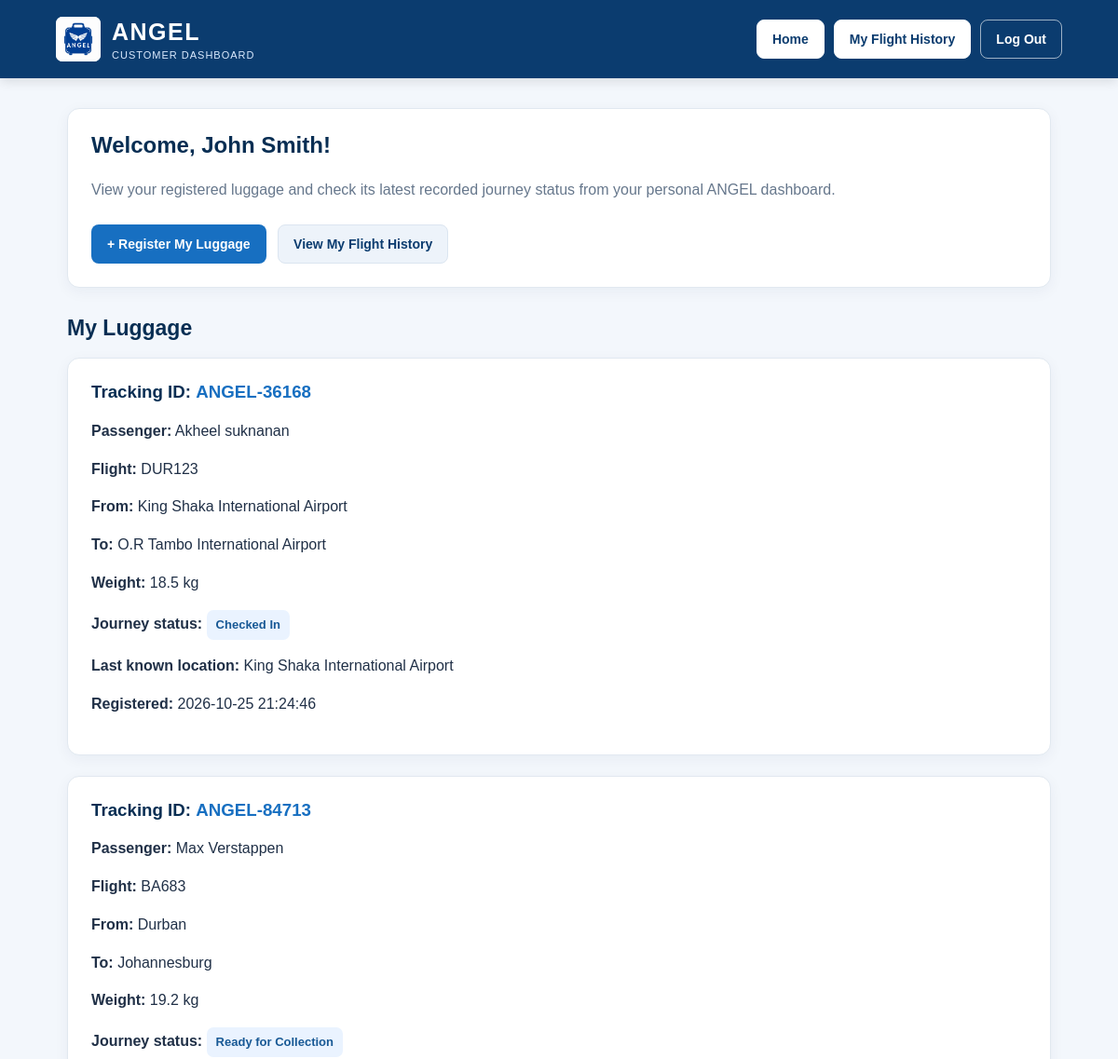
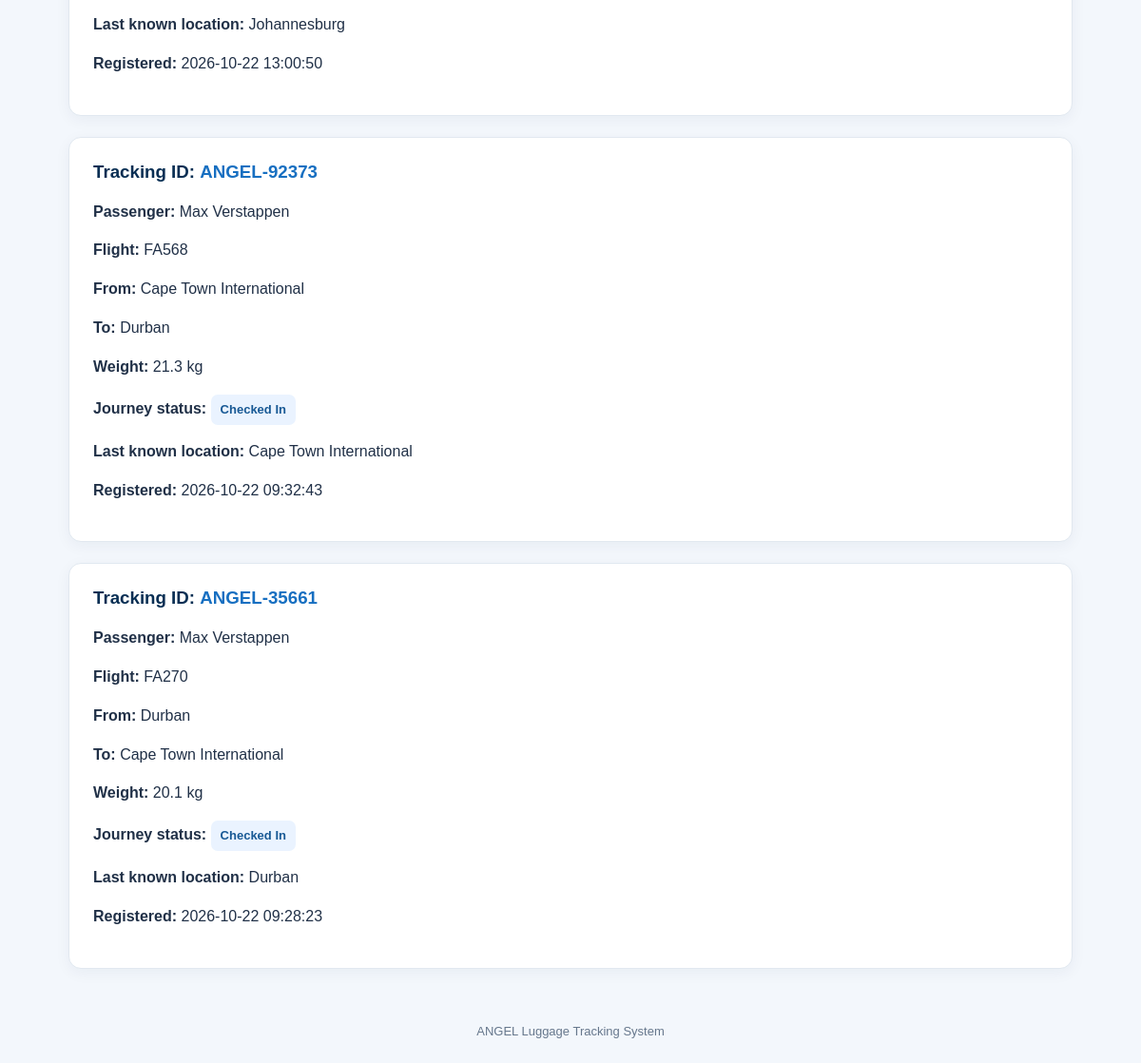
The page /user-dashboard (signed in) on the database as committed earlier (2 pictures, top to bottom).
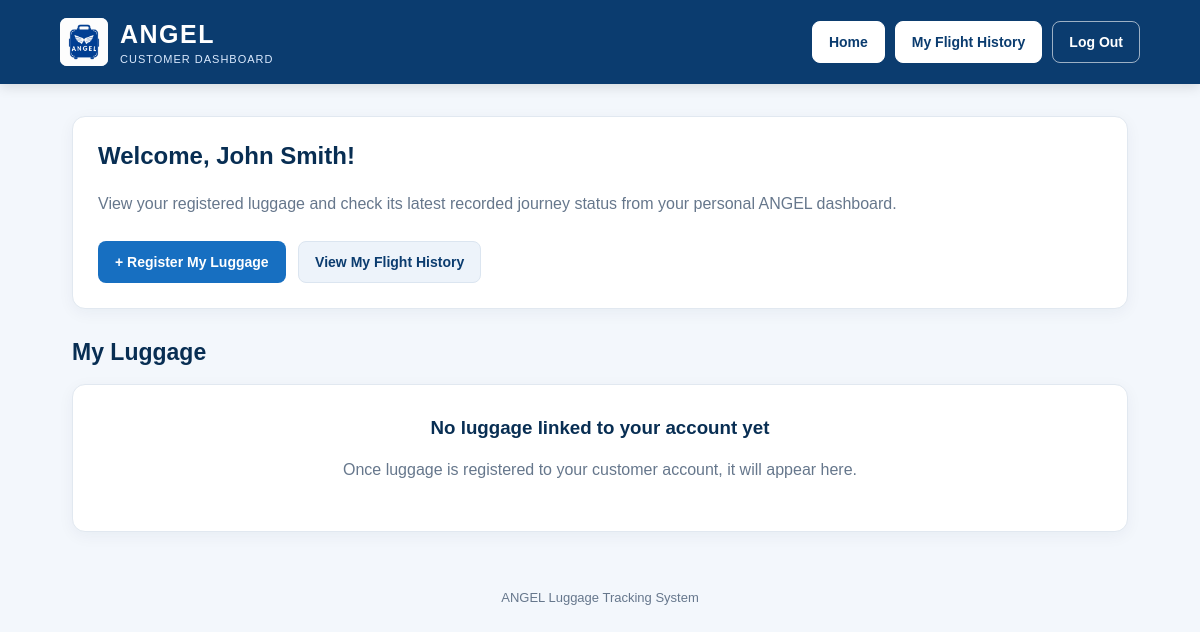
The same page on the database as committed later.
### tables this page shows
CREATE TABLE users (
            id INTEGER PRIMARY KEY AUTOINCREMENT,
            full_name TEXT NOT NULL,
            username TEXT UNIQUE NOT NULL,
            password_hash TEXT NOT NULL,
            status TEXT NOT NULL DEFAULT 'Active'
        );

CREATE TABLE luggage (
            id INTEGER PRIMARY KEY AUTOINCREMENT,
            tracking_id TEXT UNIQUE NOT NULL,
            passenger TEXT NOT NULL,
            flight TEXT NOT NULL,
            origin TEXT NOT NULL,
            destination TEXT NOT NULL,
            weight TEXT NOT NULL,
            status TEXT NOT NULL,
            location TEXT NOT NULL
        , journey_status TEXT, alert_status TEXT, registered_at TEXT, user_id INTEGER);

### app.py (the view)
@app.route("/user-dashboard")
def user_dashboard():
    if "user_id" not in session:
        return redirect(url_for("user_login"))
    connection = get_db()
    user = connection.execute("""
        SELECT id, full_name, status
        FROM users
        WHERE id = ?
    """, (session["user_id"],)).fetchone()
    if user is None or user["status"] != "Active":
        connection.close()
        session.pop("user_id", None)
        session.pop("user_name", None)
        flash("Your account is unavailable. Please contact support.")
        return redirect(url_for("user_login"))
    luggage = connection.execute("""
        SELECT tracking_id, passenger, flight, origin, destination,
               weight, status, location, journey_status, alert_status,
               registered_at
        FROM luggage
        WHERE user_id = ?
        ORDER BY id DESC
    """, (user["id"],)).fetchall()
    connection.close()
    return render_template(
        "user_dashboard.html",
        customer_name=user["full_name"],
        luggage=luggage
    )

### app.py (called while the page is built)
def get_db():
    connection = sqlite3.connect(DATABASE)
    connection.row_factory = sqlite3.Row
    return connection

### templates/user_dashboard.html (shortened to what this page needs)
<!DOCTYPE html>
<html lang="en">
<head>
    <link rel="stylesheet" href="{{ url_for('static', filename='css/mobile-responsive.css') }}">
</head>
<body>
<header class="dashboard-header">
    <a
        href="{{ url_for('home') }}"
        class="brand-link"
        aria-label="Return to ANGEL homepage"
        title="Return to homepage"
    >
        <img
            src="{{ url_for('static', filename='images/angel-logo.png') }}"
            alt=""
            onerror="this.style.display='none'"
        >
        <span class="brand-text">
            <strong>ANGEL</strong>
            <small>CUSTOMER DASHBOARD</small>
        </span>
    </a>
    <nav class="header-nav">
        <a href="{{ url_for('home') }}">
            Home
        </a>
        <a href="{{ url_for('flights') }}">
            My Flight History
        </a>
        <a
            href="{{ url_for('user_logout') }}"
            class="logout-button"
        >
            Log Out
        </a>
    </nav>
</header>
<main>
    <section class="welcome">
        <h1>Welcome, {{ customer_name }}!</h1>
        <p>
            View your registered luggage and check its latest recorded
            journey status from your personal ANGEL dashboard.
        </p>
        <a
            href="{{ url_for('register_customer_luggage') }}"
            class="button"
        >
            + Register My Luggage
        </a>
        <a
            href="{{ url_for('flights') }}"
            class="button button-secondary"
        >
            View My Flight History
        </a>
    </section>
    <h2 class="section-heading">My Luggage</h2>
    {% if luggage %}
        {% for bag in luggage %}
            <section class="luggage-card">
                <h3>
                    Tracking ID:
                    <span class="tracking-id">
                        {{ bag["tracking_id"] }}
                    </span>
                </h3>
                <p>
                    <strong>Passenger:</strong>
                    {{ bag["passenger"] }}
                </p>
                <p>
                    <strong>Flight:</strong>
                    {{ bag["flight"] or "Not recorded" }}
                </p>
                <p>
                    <strong>From:</strong>
                    {{ bag["origin"] or "Not recorded" }}
                </p>
                <p>
                    <strong>To:</strong>
                    {{ bag["destination"] or "Not recorded" }}
                </p>
                <p>
                    <strong>Weight:</strong>
                    {{ bag["weight"] or "Not recorded" }}
                </p>
                <p>
                    <strong>Journey status:</strong>
                    <span class="status">
                        {{ bag["journey_status"] or bag["status"] or "Unknown" }}
                    </span>
                </p>
                <p>
                    <strong>Last known location:</strong>
                    {{ bag["location"] or "Not recorded" }}
                </p>
                <p>
                    <strong>Registered:</strong>
                    {{ bag["registered_at"] or "Not recorded" }}
                </p>
            </section>
        {% endfor %}
    {% else %}
        <section class="luggage-card empty">
            <h3>No luggage linked to your account yet</h3>
            <p>
                Once luggage is registered to your customer account,
                it will appear here.
            </p>
        </section>
    {% endif %}
</main>
<footer>
    ANGEL Luggage Tracking System
</footer>
</body>
</html>

### static/css/mobile-responsive.css (style rules this page uses)
*, *::before, *::after { box-sizing: border-box; }
html { -webkit-text-size-adjust: 100%; text-size-adjust: 100%; scroll-behavior: smooth; }
body { min-width: 0; max-width: 100%; }
img, svg, video, canvas, iframe { max-width: 100%; }

### templates/user_dashboard.html (style rules this page uses)
:root { --navy: #0b3c6f; --navy-dark: #082e53; --blue: #176fc1; --background: #f3f7fc; --text: #203047; --muted: #66778c; --border: #e1e8f0; --green: #18794e; }
* { box-sizing: border-box; }
body { margin: 0; font-family: Arial, Helvetica, sans-serif; background: var(--background); color: var(--text); }
.dashboard-header { display: flex; align-items: center; justify-content: space-between; gap: 22px; flex-wrap: wrap; padding: 18px 5%; background: var(--navy); color: white; box-shadow: 0 3px 12px rgba(0, 0, 0, 0.12); }
.brand-link { display: inline-flex; align-items: center; gap: 12px; color: white; text-decoration: none; border-radius: 8px; }
.brand-link img { display: block; width: 48px; height: 48px; object-fit: contain; border-radius: 7px; background: white; }
.brand-text strong { display: block; font-size: 25px; letter-spacing: 1.5px; }
.brand-text small { display: block; margin-top: 4px; font-size: 11px; font-weight: 400; letter-spacing: 1px; color: #dbeafe; }
.header-nav { display: flex; align-items: center; gap: 10px; flex-wrap: wrap; }
.header-nav a { display: inline-flex; align-items: center; justify-content: center; min-height: 42px; padding: 10px 16px; border: 1px solid white; border-radius: 8px; background: white; color: var(--navy); text-decoration: none; font-size: 14px; font-weight: 700; transition: background 0.2s ease, color 0.2s ease; }
.header-nav a.logout-button { background: transparent; border-color: rgba(255, 255, 255, 0.6); color: white; }
main { max-width: 1100px; margin: 32px auto; padding: 0 22px; }
.welcome, .luggage-card { padding: 25px; margin-bottom: 22px; background: white; border: 1px solid var(--border); border-radius: 13px; box-shadow: 0 4px 16px rgba(21, 49, 79, 0.05); }
.welcome h1, .welcome h2 { margin-top: 0; color: var(--navy-dark); }
.welcome p { color: var(--muted); line-height: 1.7; }
.section-heading { margin: 30px 0 18px; color: var(--navy-dark); font-size: 23px; }
.button { display: inline-flex; align-items: center; justify-content: center; gap: 7px; min-height: 42px; padding: 11px 16px; margin: 8px 8px 0 0; border: 1px solid transparent; border-radius: 8px; background: var(--blue); color: white; text-decoration: none; font-size: 14px; font-weight: 700; transition: background 0.2s ease; }
.button-secondary { background: #edf3fa; border-color: #dbe5f0; color: var(--navy); }
.luggage-card h3 { margin-top: 0; color: var(--navy-dark); }
.luggage-card p { line-height: 1.55; overflow-wrap: anywhere; }
.empty { text-align: center; color: var(--muted); padding: 32px 18px; }
footer { padding: 26px 15px; text-align: center; color: var(--muted); font-size: 13px; }

Rows that differ between the two databases and show on the page:
removed luggage: tracking_id "ANGEL-36168", passenger "Akheel suknanan", flight "DUR123", origin "King Shaka International Airport", destination "O.R Tambo International Airport", weight "18.5 kg", journey_status "Checked In", location "King Shaka International Airport", registered_at "2026-10-25 21:24:46"
removed luggage: tracking_id "ANGEL-84713", passenger "Max Verstappen", flight "BA683", origin "Durban", destination "Johannesburg", weight "19.2 kg", journey_status "Ready for Collection", location "Johannesburg", registered_at "2026-10-22 13:00:50"
removed luggage: tracking_id "ANGEL-92373", passenger "Max Verstappen", flight "FA568", origin "Cape Town International", destination "Durban", weight "21.3 kg", journey_status "Checked In", location "Cape Town International", registered_at "2026-10-22 09:32:43"
removed luggage: tracking_id "ANGEL-35661", passenger "Max Verstappen", flight "FA270", origin "Durban", destination "Cape Town International", weight "20.1 kg", journey_status "Checked In", location "Durban", registered_at "2026-10-22 09:28:23"
Other text that changed with them:
text now shown: "No luggage linked to your account yet Once luggage is registered to your customer account, it will appear here."
